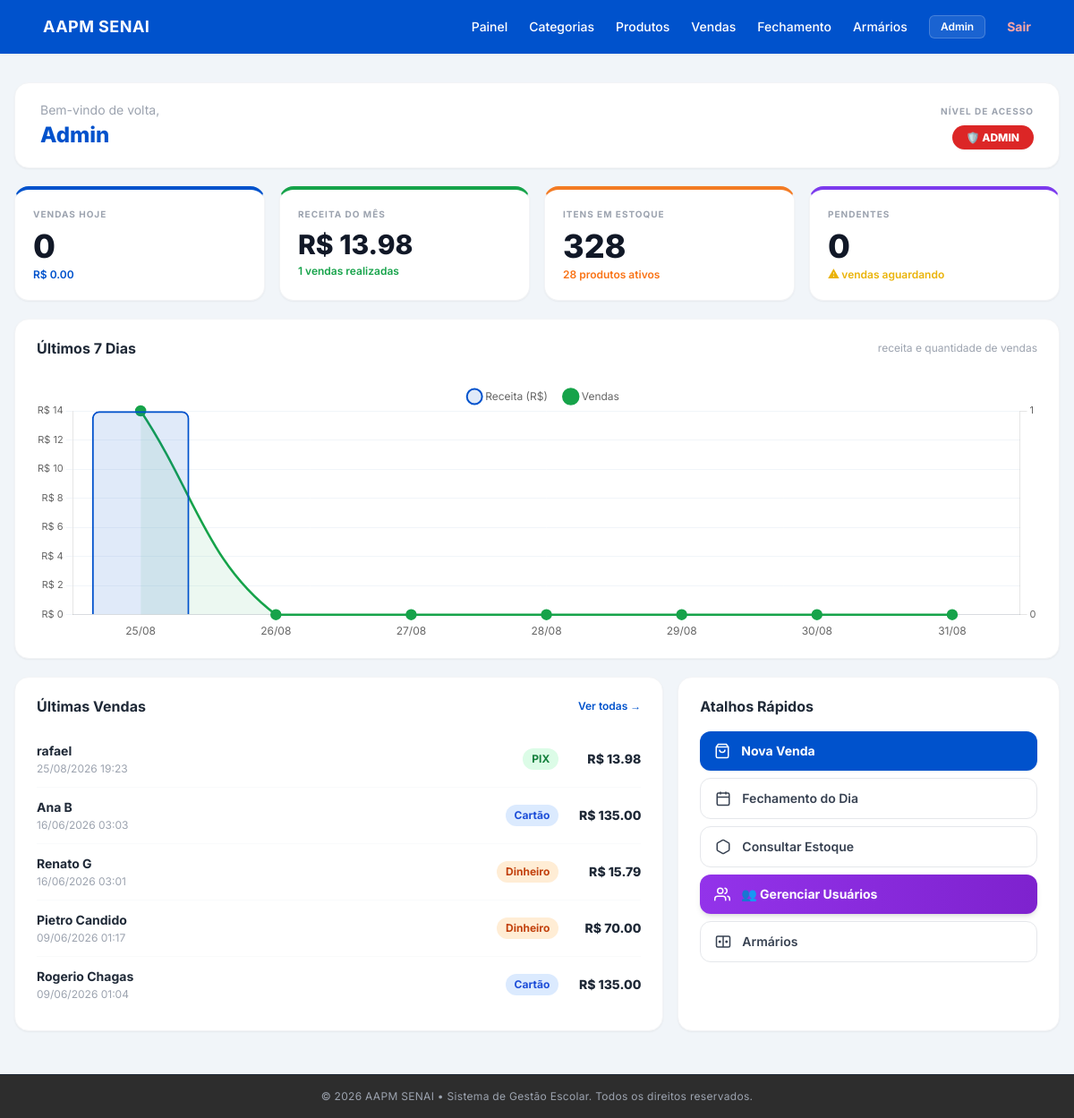
Before: /dashboard (signed in) with the older database file.
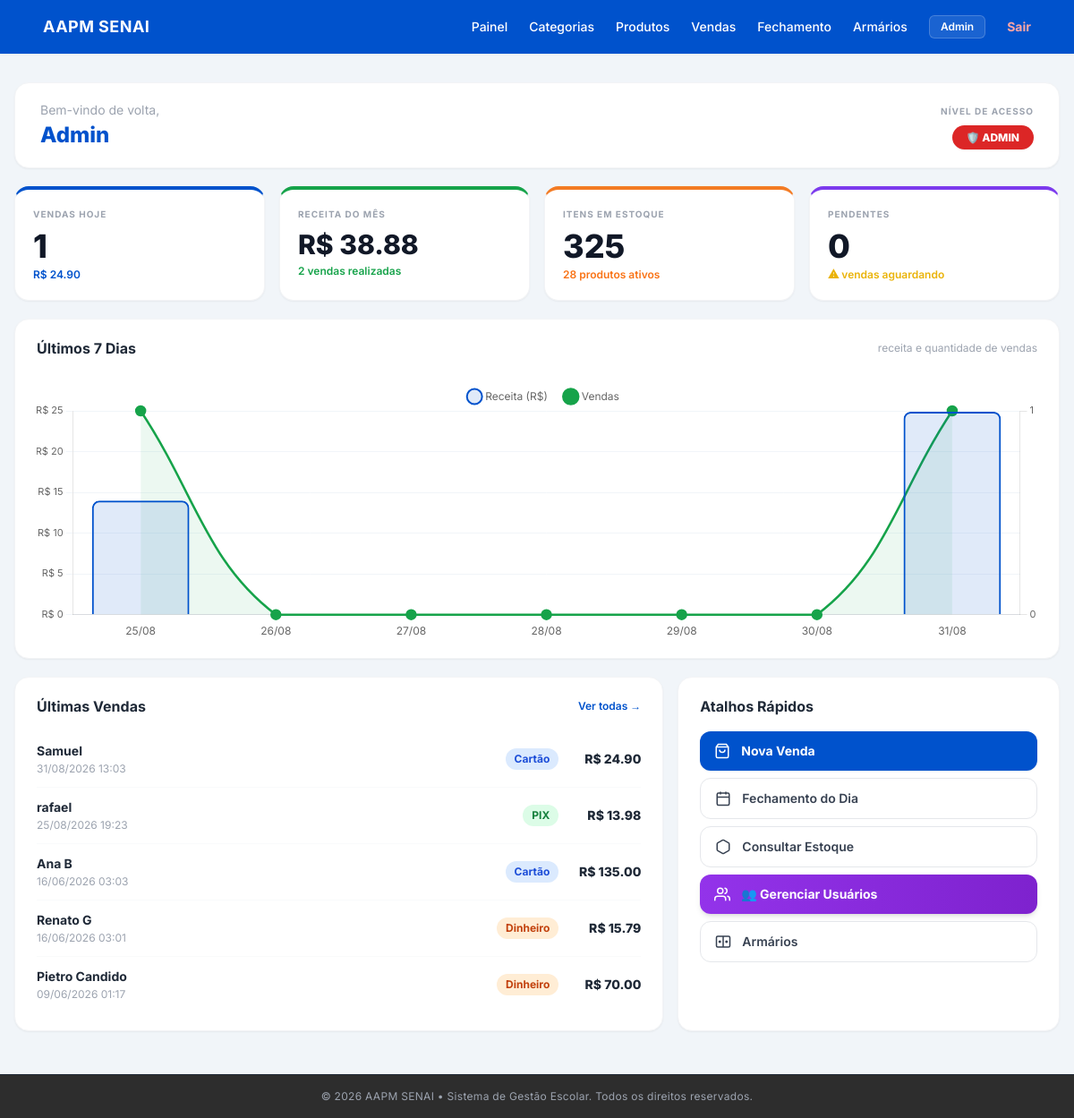
After: the same page with the newer database file.
### app/models/venda_model.py (models this page shows)
class Venda(Base):
    __tablename__ = "vendas"
    id              = Column(Integer, primary_key=True, index=True)
    responsavel     = Column(String(150), nullable=False)
    valor_total     = Column(Float, nullable=False)
    forma_pagamento = Column(String(50), nullable=False)
    observacao      = Column(String(500), nullable=True)
    status          = Column(String(30), default="concluida")
    data_venda      = Column(DateTime, default=datetime.utcnow)
    itens = relationship("VendaItem", back_populates="venda", cascade="all, delete")

### app/routes/dashboard_routes.py (the view)
@router.get("/dashboard")
async def dashboard(
    request: Request,
    user=Depends(get_current_user),
    db: Session = Depends(get_db)
):
    hoje = datetime.utcnow().date()  # mesmo fuso das vendas salvas
    total_usuarios   = db.query(func.count(Usuario.id)).filter(Usuario.ativo == True).scalar() or 0
    total_produtos   = db.query(func.count(Produto.id)).filter(Produto.ativo == True).scalar() or 0
    total_estoque    = db.query(func.sum(ProdutoVariacao.estoque_atual)).filter(ProdutoVariacao.ativo == True).scalar() or 0
    total_categorias = db.query(func.count(Categoria.id)).filter(Categoria.ativo == True).scalar() or 0
    vendas = db.query(Venda).all()
    vendas_hoje      = [v for v in vendas if v.data_venda.date() == hoje]
    vendas_mes       = [v for v in vendas if v.data_venda.month == hoje.month and v.data_venda.year == hoje.year]
    vendas_pendentes = [v for v in vendas if v.status == "pendente"]
    receita_hoje = sum(v.valor_total for v in vendas_hoje)
    receita_mes  = sum(v.valor_total for v in vendas_mes)
    ultimas_vendas = sorted(vendas, key=lambda v: v.data_venda, reverse=True)[:5]
    dias_semana    = [(hoje - timedelta(days=i)) for i in range(6, -1, -1)]
    grafico_labels  = [d.strftime("%d/%m") for d in dias_semana]
    grafico_receita = []
    grafico_qtd     = []
    for dia in dias_semana:
        vendas_dia = [v for v in vendas if v.data_venda.date() == dia]
        grafico_receita.append(round(sum(v.valor_total for v in vendas_dia), 2))
        grafico_qtd.append(len(vendas_dia))
    return templates.TemplateResponse(
        request=request,
        name="dashboard.html",
        context={
            "request":         request,
            "usuario":         {"nome": user.get("nome"), "role": user.get("role")},
            "stats":           {"usuarios": total_usuarios, "produtos": total_produtos, "estoque": total_estoque, "categorias": total_categorias},
            "vendas_hoje":     len(vendas_hoje),
            "receita_hoje":    receita_hoje,
            "receita_mes":     receita_mes,
            "total_mes":       len(vendas_mes),
            "pendentes":       len(vendas_pendentes),
            "ultimas_vendas":  ultimas_vendas,
            "grafico_labels":  grafico_labels,
            "grafico_receita": grafico_receita,
            "grafico_qtd":     grafico_qtd,
        }
    )

### app/templates/dashboard.html (shortened to what the changed rows need)
{% extends "base.html" %}
{% block conteudo %}
<div class="pt-6 flex flex-col gap-5 pb-8">
  <div class="grid grid-cols-2 lg:grid-cols-4 gap-4">
    <div class="bg-white rounded-2xl p-5 shadow-sm border border-gray-100 border-t-4 border-t-[#0052cc]">
      <p class="text-[10px] font-bold text-gray-400 uppercase tracking-widest">Vendas Hoje</p>
      <p class="text-4xl font-extrabold text-gray-900 mt-2 mb-1">{{ vendas_hoje }}</p>
      <p class="text-xs font-semibold text-[#0052cc]">R$ {{ "%.2f"|format(receita_hoje) }}</p>
    </div>
    <div class="bg-white rounded-2xl p-5 shadow-sm border border-gray-100 border-t-4 border-t-[#16a34a]">
      <p class="text-[10px] font-bold text-gray-400 uppercase tracking-widest">Receita do Mês</p>
      <p class="text-3xl font-extrabold text-gray-900 mt-2 mb-1">R$ {{ "%.2f"|format(receita_mes) }}</p>
      <p class="text-xs font-semibold text-green-600">{{ total_mes }} vendas realizadas</p>
    </div>
    <div class="bg-white rounded-2xl p-5 shadow-sm border border-gray-100 border-t-4 border-t-[#f37b24]">
      <p class="text-[10px] font-bold text-gray-400 uppercase tracking-widest">Itens em Estoque</p>
      <p class="text-4xl font-extrabold text-gray-900 mt-2 mb-1">{{ stats.estoque }}</p>
      <p class="text-xs font-semibold text-orange-500">{{ stats.produtos }} produtos ativos</p>
    </div>
  </div>
  <div class="bg-white rounded-2xl px-6 py-5 shadow-sm border border-gray-100">
    <div class="flex items-center justify-between mb-4">
      <p class="text-base font-bold text-gray-800">Últimos 7 Dias</p>
      <span class="text-xs text-gray-400">receita e quantidade de vendas</span>
    </div>
    <canvas id="grafico-semana" height="80"></canvas>
  </div>
  <div class="grid grid-cols-1 lg:grid-cols-[1.7fr_1fr] gap-4">
    <div class="bg-white rounded-2xl px-6 py-5 shadow-sm border border-gray-100">
      {% for venda in ultimas_vendas %}
      <div class="flex items-center justify-between py-3 border-b border-gray-50 last:border-0">
        <div>
          <p class="text-sm font-bold text-gray-800">{{ venda.responsavel }}</p>
          <p class="text-xs text-gray-400 mt-0.5">{{ venda.data_venda.strftime('%d/%m/%Y %H:%M') }}</p>
        </div>
        <div class="flex items-center gap-3">
          {% if venda.forma_pagamento == 'pix' %}
            <span class="bg-green-100 text-green-700 text-xs font-bold px-2.5 py-1 rounded-full">PIX</span>
          {% elif venda.forma_pagamento == 'cartao' %}
            <span class="bg-blue-100 text-blue-700 text-xs font-bold px-2.5 py-1 rounded-full">Cartão</span>
          {% else %}
            <span class="bg-orange-100 text-orange-700 text-xs font-bold px-2.5 py-1 rounded-full">Dinheiro</span>
          {% endif %}
          <span class="text-sm font-extrabold text-gray-800 min-w-[80px] text-right">R$ {{ "%.2f"|format(venda.valor_total) }}</span>
        </div>
      </div>
      {% else %}
      <p class="text-sm text-gray-400 text-center py-8">Nenhuma venda registrada ainda.</p>
      {% endfor %}
    </div>
  </div>
</div>
<script>
const labels  = {{ grafico_labels | tojson }};
const receita = {{ grafico_receita | tojson }};
const qtd     = {{ grafico_qtd | tojson }};
new Chart(document.getElementById('grafico-semana'), {
  data: {
    labels,
    datasets: [
      {
        type: 'bar',
        label: 'Receita (R$)',
        data: receita,
        backgroundColor: 'rgba(0, 82, 204, 0.12)',
        borderColor: '#0052cc',
        borderWidth: 2,
        borderRadius: 8,
        yAxisID: 'y',
      },
      {
        type: 'line',
        label: 'Vendas',
        data: qtd,
        borderColor: '#16a34a',
        backgroundColor: 'rgba(22, 163, 74, 0.08)',
        borderWidth: 2.5,
        pointBackgroundColor: '#16a34a',
        pointRadius: 5,
        pointHoverRadius: 7,
        tension: 0.4,
        fill: true,
        yAxisID: 'y1',
      }
    ]
  },
  options: {
    responsive: true,
    interaction: { mode: 'index', intersect: false },
    plugins: {
      legend: {
        position: 'top',
        labels: { font: { size: 12, family: 'Inter' }, usePointStyle: true, padding: 20 }
      },
      tooltip: {
        backgroundColor: '#1e293b',
        padding: 10,
        callbacks: {
          label: ctx => ctx.datasetIndex === 0
            ? `  Receita: R$ ${ctx.parsed.y.toFixed(2)}`
            : `  Vendas: ${ctx.parsed.y}`
        }
      }
    },
    scales: {
      y: {
        position: 'left',
        beginAtZero: true,
        grid: { color: '#f1f5f9' },
        ticks: { callback: v => 'R$ ' + v.toFixed(0), font: { size: 11, family: 'Inter' } }
      },
      y1: {
        position: 'right',
        beginAtZero: true,
        grid: { drawOnChartArea: false },
        ticks: { stepSize: 1, font: { size: 11, family: 'Inter' } }
      },
      x: {
        grid: { display: false },
        ticks: { font: { size: 12, family: 'Inter' } }
      }
    }
  }
});
</script>
{% endblock %}

Changed rows visible on the page:
no longer on this page (row unchanged): Venda: responsavel "Rogerio Chagas", data_venda "09/06/2026 01:04", forma_pagamento "Cartão", valor_total "135.00"
added Venda: responsavel "Samuel", data_venda "31/08/2026 13:03", forma_pagamento "Cartão", valor_total "24.90"
Other visible differences:
{{ vendas_hoje }}: "0" → "1"
{{ "%.2f"|format(receita_hoje) }}: "0.00" → "24.90"
{{ "%.2f"|format(receita_mes) }}: "13.98" → "38.88"
{{ total_mes }}: "1" → "2"
{{ stats.estoque }}: "328" → "325"
chart data {{ grafico_receita | tojson }}: [13.98, 0, 0, 0, 0, 0, 0] → [13.98, 0, 0, 0, 0, 0, 24.9]
chart data {{ grafico_qtd | tojson }}: [1, 0, 0, 0, 0, 0, 0] → [1, 0, 0, 0, 0, 0, 1]
